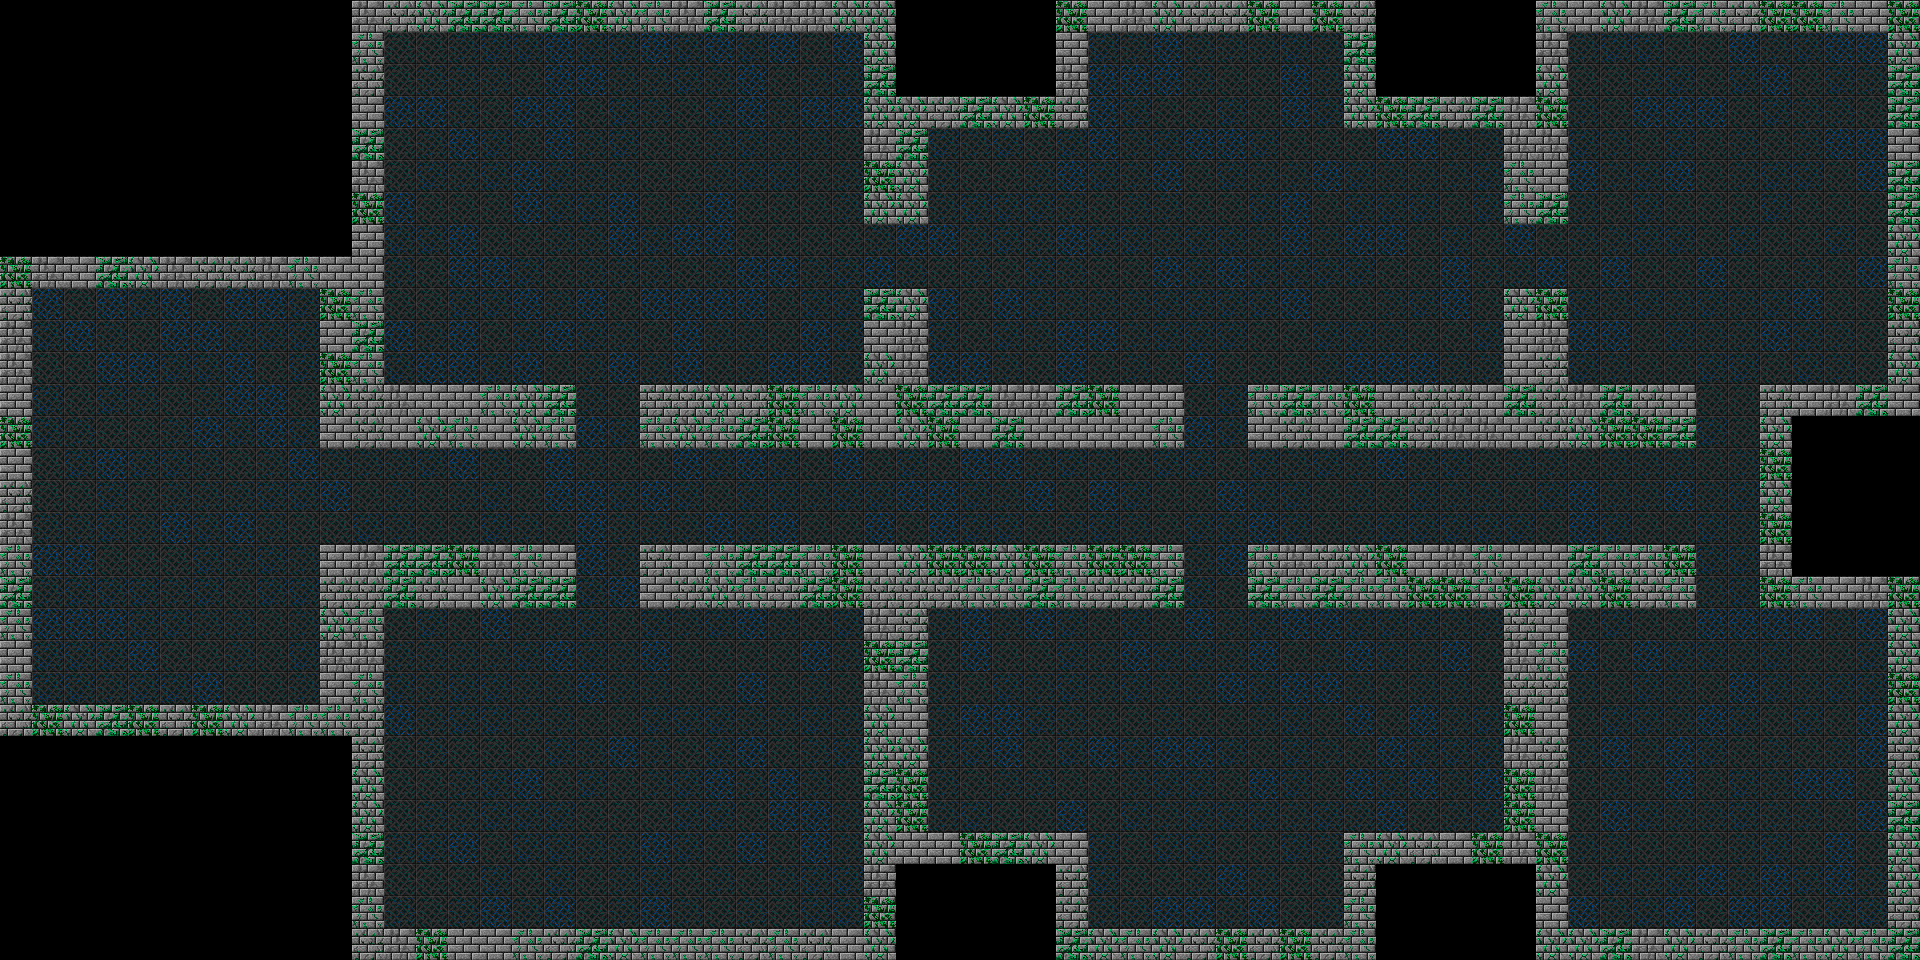

This is a level from a 2D game, rendered from its Tiled map with the project's own tilesets. A one-line summary and the map file follow, with tile-layer data summarised:
An orthogonal 60x30 tile map with 32x32 px tiles, 2 tile layers (floor, walls), 5 hidden layers not drawn and 14 objects (9x money bag, 3x mob spawner, down staircase, up staircase).

<map version="1.0" orientation="orthogonal" width="60" height="30" tilewidth="32" tileheight="32">
 <tileset firstgid="1" name="Tiles" tilewidth="32" tileheight="32">
  <image source="tileset2.png" width="2048" height="2048" />
 </tileset>
 <layer name="floor2" width="60" height="30" visible="0">
  <data>[1800 cells, 1153 non-empty, 10 distinct tile ids]</data>
 </layer>
 <layer name="Copy of floor" width="60" height="30" visible="0">
  <data>[1800 cells, 1153 non-empty, 1 distinct tile ids]</data>
 </layer>
 <layer name="floor" width="60" height="30">
  <data>[1800 cells, 1153 non-empty, 4 distinct tile ids]</data>
 </layer>
 <layer name="Copy of Copy of floor" width="60" height="30" visible="0">
  <data>[1800 cells, 1153 non-empty, 10 distinct tile ids]</data>
 </layer>
 <layer name="walls2" width="60" height="30" visible="0">
  <data>[1800 cells, 402 non-empty, 12 distinct tile ids]</data>
 </layer>
 <layer name="Copy of walls" width="60" height="30" visible="0">
  <data>[1800 cells, 402 non-empty, 1 distinct tile ids]</data>
 </layer>
 <layer name="walls" width="60" height="30">
  <data>[1800 cells, 428 non-empty, 7 distinct tile ids]</data>
 </layer>
 <objectgroup name="objects" width="60" height="30">
  <object name="down staircase" type="down staircase" gid="2885" x="1711" y="211" />
  <object name="up staircase" type="up staircase" gid="2886" x="100" y="380" />
  <object name="mob spawner" gid="2689" x="615" y="811" />
  <object name="mob spawner" gid="2689" x="1205" y="219" />
  <object name="mob spawner" gid="2689" x="1197" y="828" />
  <object name="money bag" gid="2759" x="460" y="119" />
  <object name="money bag" gid="2759" x="764" y="117" />
  <object name="money bag" gid="2759" x="1128" y="96" />
  <object name="money bag" gid="2759" x="1265" y="97" />
  <object name="money bag" gid="2759" x="1201" y="93" />
  <object name="money bag" gid="2759" x="1119" y="901" />
  <object name="money bag" gid="2759" x="1203" y="905" />
  <object name="money bag" gid="2759" x="1272" y="905" />
  <object name="money bag" gid="2759" x="1717" y="804" />
 </objectgroup>
</map>